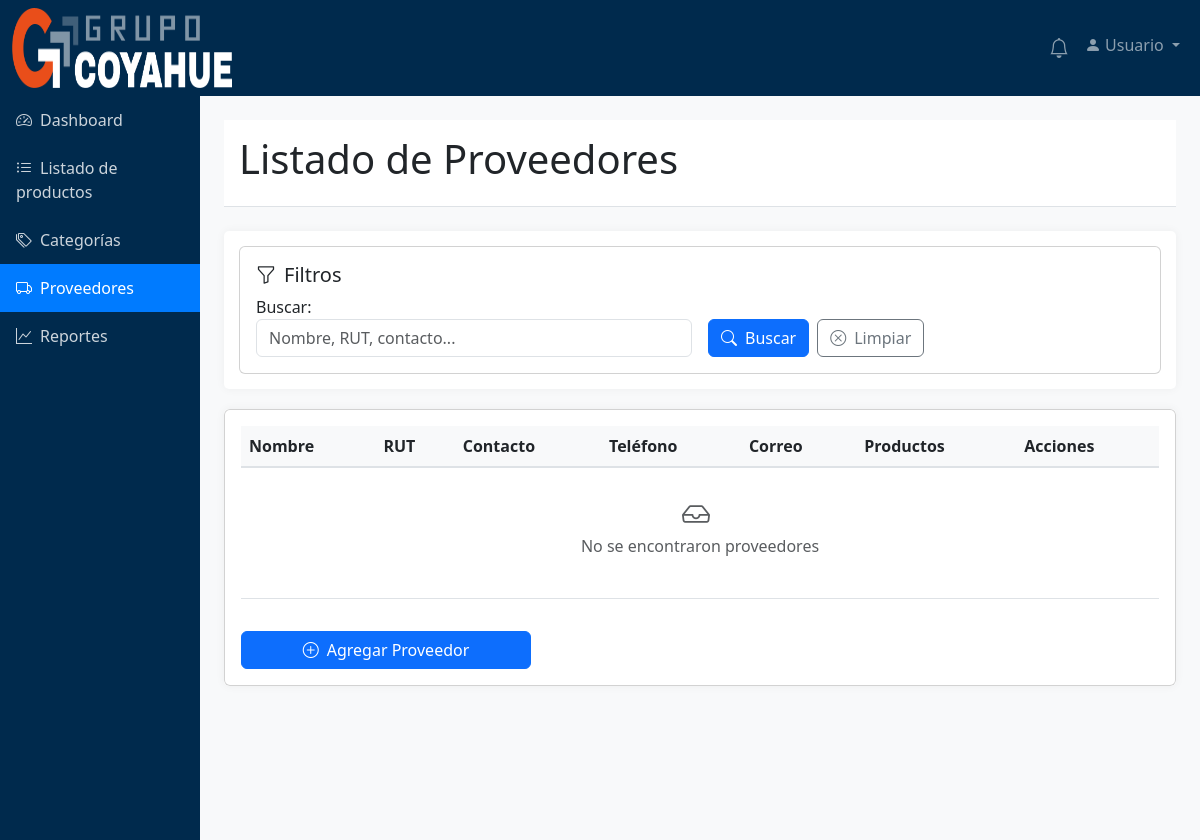
The app's page /api/proveedores/, older data.
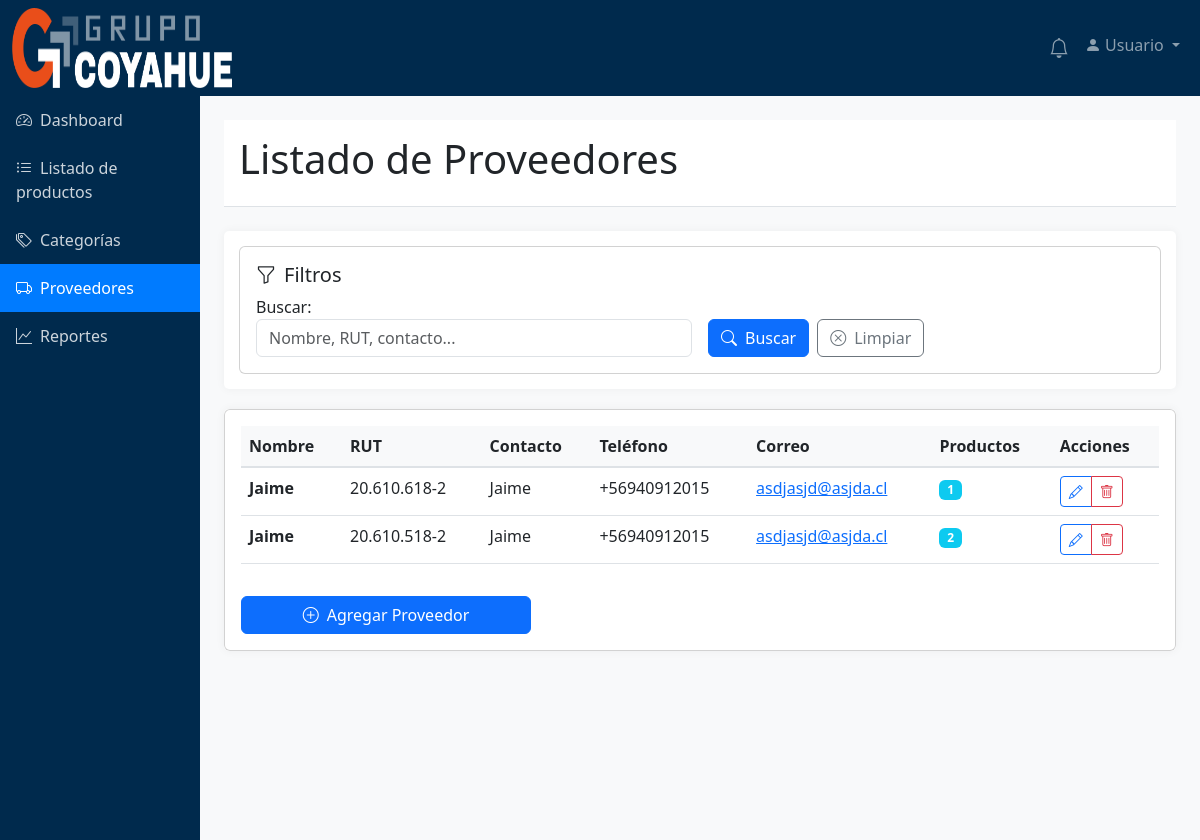
The same page, newer data.
### app_inventario/models.py (models this page shows, shortened)
class Proveedores(models.Model):
    nombre = models.CharField(max_length=200)
    rut = models.CharField(max_length=12, unique=True)
    contacto = models.CharField(max_length=200)
    telefono = models.CharField(max_length=20)
    correo = models.EmailField()
    class Meta:
        verbose_name_plural = "Proveedores"

### app_inventario/views.py (the view)
# urls.py: path('proveedores/', views.proveedores_list, name='proveedores'),
def proveedores_list(request):
    proveedores = Proveedores.objects.all()
    filter_form = ProveedorFilterForm(request.GET)
    if filter_form.is_valid():
        search = filter_form.cleaned_data.get("search")
        if search:
            proveedores = proveedores.filter(
                Q(nombre__icontains=search)
                | Q(rut__icontains=search)
                | Q(contacto__icontains=search)
            )
    proveedores = proveedores.order_by("nombre")
    context = {
        "proveedores": proveedores,
        "filter_form": filter_form,
        "total_proveedores": proveedores.count(),
    }
    return render(request, "listar_proveedores.html", context)

### app_inventario/forms.py
class ProveedorFilterForm(forms.Form):
    search = forms.CharField(
        required=False,
        label='Buscar',
        widget=forms.TextInput(attrs={
            'class': 'form-control',
            'placeholder': 'Nombre, RUT, contacto...'
        })
    )

### app_inventario/templates/listar_proveedores.html (shortened to what this page needs)
<!DOCTYPE html>
{% load static %}
<html lang="es">
<head>
    <link href="https://cdn.jsdelivr.net/npm/bootstrap@5.3.0-alpha1/dist/css/bootstrap.min.css" rel="stylesheet">
    <link rel="stylesheet" href="https://cdn.jsdelivr.net/npm/bootstrap-icons@1.10.0/font/bootstrap-icons.css">
    <link href="{% static 'css/styles.css' %}" rel="stylesheet">
</head>
<body>
    <nav class="navbar navbar-expand-lg navbar-dark bg-dark">
    <div class="container-fluid">
        <div class="d-flex align-items-center">
            <img src="{% static 'img/Logo.png' %}" alt="Covaluce" width="220" height="80" class="me-2">
        </div>
        <div class="collapse navbar-collapse" id="navbarNav">
            <ul class="navbar-nav ms-auto">
                <li class="nav-item">
                    <a class="nav-link position-relative" href="{% url 'notificaciones' %}">
                        <i class="bi bi-bell fs-5"></i>
                    </a>
                </li>
                <li class="nav-item dropdown">
                    <a class="nav-link dropdown-toggle" href="#" role="button" data-bs-toggle="dropdown">
                        <i class="bi bi-person-fill"></i>
                        Usuario
                    </a>
                </li>
            </ul>
        </div>
    </div>
</nav>
    <div class="container-fluid">
        <div class="row">
            <div class="col-md-2 sidebar p-0">
                <ul class="nav flex-column">
                    <li class="nav-item">
                        <a class="nav-link" href="{% url 'dashboard' %}">
                            <i class="bi bi-speedometer2 me-2"></i>Dashboard
                        </a>
                    </li>
                    <li class="nav-item">
                        <a class="nav-link" href="{% url 'productos' %}">
                            <i class="bi bi-list-ul me-2"></i>Listado de productos
                        </a>
                    </li>
                    <li class="nav-item">
                        <a class="nav-link" href="{% url 'categorias' %}">
                            <i class="bi bi-tags me-2"></i>Categorías
                        </a>
                    </li>
                    <li class="nav-item">
                        <a class="nav-link active" href="{% url 'proveedores' %}">
                            <i class="bi bi-truck me-2"></i>Proveedores
                        </a>
                    </li>
                    <li class="nav-item">
                        <a class="nav-link" href="{% url 'reportes' %}">
                            <i class="bi bi-graph-up me-2"></i>Reportes
                        </a>
                    </li>
                </ul>
            </div>
            <div class="col-md-10 p-4">
                <div class="content-header mb-4">
                    <h1>Listado de Proveedores
                    </h1>
                </div>
                <div class="search-section">
                    <div class="card">
                        <div class="card-body">
                            <h5 class="card-title"><i class="bi bi-funnel me-2"></i>Filtros</h5>
                            <form method="GET" action="{% url 'proveedores' %}">
                                <div class="row g-3">
                                    <div class="col-md-6">
                                        {{ filter_form.search.label_tag }}
                                        {{ filter_form.search }}
                                    </div>
                                    <div class="col-md-6 d-flex align-items-end gap-2">
                                        <button type="submit" class="btn btn-primary">
                                            <i class="bi bi-search me-2"></i>Buscar
                                        </button>
                                        <a href="{% url 'proveedores' %}" class="btn btn-outline-secondary">
                                            <i class="bi bi-x-circle me-2"></i>Limpiar
                                        </a>
                                    </div>
                                </div>
                            </form>
                        </div>
                    </div>
                </div>
                <div class="table-container mt-3">
                    <div class="card">
                        <div class="card-body">
                            <div class="table-responsive">
                                <table class="table table-hover">
                                    <thead>
                                        <tr>
                                            <th>Nombre</th>
                                            <th>RUT</th>
                                            <th>Contacto</th>
                                            <th>Teléfono</th>
                                            <th>Correo</th>
                                            <th>Productos</th>
                                            <th>Acciones</th>
                                        </tr>
                                    </thead>
                                    <tbody>
                                        {% if proveedores %}
                                            {% for proveedor in proveedores %}
                                            <tr>
                                                <td><strong>{{ proveedor.nombre }}</strong></td>
                                                <td>{{ proveedor.rut|default:"-" }}</td>
                                                <td>{{ proveedor.contacto|default:"-" }}</td>
                                                <td>{{ proveedor.telefono|default:"-" }}</td>
                                                <td>
                                                    {% if proveedor.correo %}
                                                    <a href="mailto:{{ proveedor.correo }}">{{ proveedor.correo }}</a>
                                                    {% else %}
                                                    -
                                                    {% endif %}
                                                </td>
                                                <td>
                                                    <span class="badge bg-info">{{ proveedor.productos.count }}</span>
                                                </td>
                                                <td>
                                                    <div class="btn-group btn-group-sm" role="group">
                                                        <a href="{% url 'proveedor_edit' proveedor.pk %}"
                                                           class="btn btn-outline-primary"
                                                           title="Editar">
                                                            <i class="bi bi-pencil"></i>
                                                        </a>
                                                        <a href="{% url 'proveedor_delete' proveedor.pk %}"
                                                           class="btn btn-outline-danger"
                                                           title="Eliminar">
                                                            <i class="bi bi-trash"></i>
                                                        </a>
                                                    </div>
                                                </td>
                                            </tr>
                                            {% endfor %}
                                        {% else %}
                                            <tr>
                                                <td colspan="7" class="text-center text-muted py-4">
                                                    <i class="bi bi-inbox me-2 fs-3"></i>
                                                    <p>No se encontraron proveedores</p>
                                                </td>
                                            </tr>
                                        {% endif %}
                                    </tbody>
                                </table>
                            </div>
                            <div class="row mt-3">
                                <div class="col-md-4">
                                    <a href="{% url 'proveedor_create' %}" class="btn btn-primary w-100">
                                        <i class="bi bi-plus-circle me-2"></i>Agregar Proveedor
                                    </a>
                                </div>
                            </div>
                        </div>
                    </div>
                </div>
            </div>
        </div>
    </div>
</body>
</html>

### app_inventario/static/css/styles.css (style rules this page uses)
body { background-color: #f8f9fa; font-family: 'Segoe UI', Tahoma, Geneva, Verdana, sans-serif; }
.navbar { background-color: #002a4d !important; }
.sidebar { background-color: #002a4d !important; color: white; min-height: calc(100vh - 56px); }
.sidebar .nav-link { color: rgba(255, 255, 255, 0.8); padding: 12px 16px; border: none; text-align: left; width: 100%; background: transparent; }
.sidebar .nav-link.active { color: white; background-color: #007bff; }
.content-header { background-color: white; padding: 15px; border-bottom: 1px solid #dee2e6; }
.table-container { background-color: white; border-radius: 5px; box-shadow: 0 0 10px rgba(0, 0, 0, 0.05); overflow: hidden; }
.table th { background-color: #f8f9fa; border-bottom: 2px solid #dee2e6; }
.search-section { background-color: white; padding: 15px; border-radius: 5px; box-shadow: 0 0 10px rgba(0, 0, 0, 0.05); margin-bottom: 20px; }

Row changes from the older to the newer data that the page shows:
added Proveedores: nombre "Jaime", rut "20.610.618-2", contacto "Jaime", telefono "+56940912015", correo "asdjasjd@asjda.cl", productos.count "1"
added Proveedores: nombre "Jaime", rut "20.610.518-2", contacto "Jaime", telefono "+56940912015", correo "asdjasjd@asjda.cl", productos.count "2"
Text that changed along with them:
text no longer shown: "No se encontraron proveedores"
